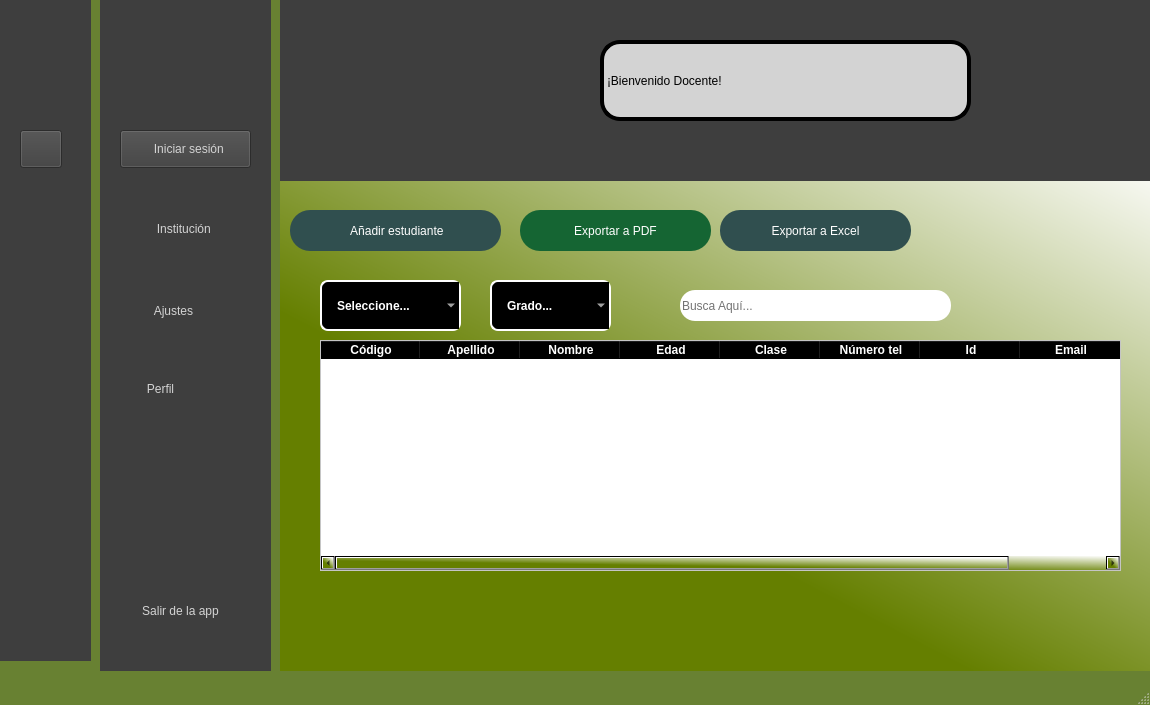
<?xml version="1.0" encoding="UTF-8"?>
<ui version="4.0">
 <class>MainWindow</class>
 <widget class="QMainWindow" name="MainWindow">
  <property name="geometry">
   <rect>
    <x>0</x>
    <y>0</y>
    <width>1150</width>
    <height>705</height>
   </rect>
  </property>
  <property name="minimumSize">
   <size>
    <width>700</width>
    <height>505</height>
   </size>
  </property>
  <property name="maximumSize">
   <size>
    <width>1150</width>
    <height>705</height>
   </size>
  </property>
  <property name="palette">
   <palette>
    <active>
     <colorrole role="WindowText">
      <brush brushstyle="LinearGradientPattern">
       <gradient startx="0.000000000000000" starty="0.000000000000000" endx="1.000000000000000" endy="0.000000000000000" type="LinearGradient" spread="PadSpread" coordinatemode="ObjectBoundingMode">
        <gradientstop position="0.000000000000000">
         <color alpha="255">
          <red>211</red>
          <green>211</green>
          <blue>211</blue>
         </color>
        </gradientstop>
        <gradientstop position="0.045454500000000">
         <color alpha="255">
          <red>211</red>
          <green>211</green>
          <blue>211</blue>
         </color>
        </gradientstop>
        <gradientstop position="1.000000000000000">
         <color alpha="255">
          <red>211</red>
          <green>211</green>
          <blue>211</blue>
         </color>
        </gradientstop>
       </gradient>
      </brush>
     </colorrole>
     <colorrole role="Text">
      <brush brushstyle="LinearGradientPattern">
       <gradient startx="0.000000000000000" starty="0.000000000000000" endx="1.000000000000000" endy="0.000000000000000" type="LinearGradient" spread="PadSpread" coordinatemode="ObjectBoundingMode">
        <gradientstop position="0.000000000000000">
         <color alpha="255">
          <red>211</red>
          <green>211</green>
          <blue>211</blue>
         </color>
        </gradientstop>
        <gradientstop position="0.045454500000000">
         <color alpha="255">
          <red>211</red>
          <green>211</green>
          <blue>211</blue>
         </color>
        </gradientstop>
        <gradientstop position="1.000000000000000">
         <color alpha="255">
          <red>211</red>
          <green>211</green>
          <blue>211</blue>
         </color>
        </gradientstop>
       </gradient>
      </brush>
     </colorrole>
     <colorrole role="ButtonText">
      <brush brushstyle="LinearGradientPattern">
       <gradient startx="0.000000000000000" starty="0.000000000000000" endx="1.000000000000000" endy="0.000000000000000" type="LinearGradient" spread="PadSpread" coordinatemode="ObjectBoundingMode">
        <gradientstop position="0.000000000000000">
         <color alpha="255">
          <red>211</red>
          <green>211</green>
          <blue>211</blue>
         </color>
        </gradientstop>
        <gradientstop position="0.045454500000000">
         <color alpha="255">
          <red>211</red>
          <green>211</green>
          <blue>211</blue>
         </color>
        </gradientstop>
        <gradientstop position="1.000000000000000">
         <color alpha="255">
          <red>211</red>
          <green>211</green>
          <blue>211</blue>
         </color>
        </gradientstop>
       </gradient>
      </brush>
     </colorrole>
     <colorrole role="Base">
      <brush brushstyle="SolidPattern">
       <color alpha="255">
        <red>255</red>
        <green>255</green>
        <blue>255</blue>
       </color>
      </brush>
     </colorrole>
     <colorrole role="Window">
      <brush brushstyle="SolidPattern">
       <color alpha="255">
        <red>104</red>
        <green>129</green>
        <blue>50</blue>
       </color>
      </brush>
     </colorrole>
    </active>
    <inactive>
     <colorrole role="WindowText">
      <brush brushstyle="LinearGradientPattern">
       <gradient startx="0.000000000000000" starty="0.000000000000000" endx="1.000000000000000" endy="0.000000000000000" type="LinearGradient" spread="PadSpread" coordinatemode="ObjectBoundingMode">
        <gradientstop position="0.000000000000000">
         <color alpha="255">
          <red>211</red>
          <green>211</green>
          <blue>211</blue>
         </color>
        </gradientstop>
        <gradientstop position="0.045454500000000">
         <color alpha="255">
          <red>211</red>
          <green>211</green>
          <blue>211</blue>
         </color>
        </gradientstop>
        <gradientstop position="1.000000000000000">
         <color alpha="255">
          <red>211</red>
          <green>211</green>
          <blue>211</blue>
         </color>
        </gradientstop>
       </gradient>
      </brush>
     </colorrole>
     <colorrole role="Text">
      <brush brushstyle="LinearGradientPattern">
       <gradient startx="0.000000000000000" starty="0.000000000000000" endx="1.000000000000000" endy="0.000000000000000" type="LinearGradient" spread="PadSpread" coordinatemode="ObjectBoundingMode">
        <gradientstop position="0.000000000000000">
         <color alpha="255">
          <red>211</red>
          <green>211</green>
          <blue>211</blue>
         </color>
        </gradientstop>
        <gradientstop position="0.045454500000000">
         <color alpha="255">
          <red>211</red>
          <green>211</green>
          <blue>211</blue>
         </color>
        </gradientstop>
        <gradientstop position="1.000000000000000">
         <color alpha="255">
          <red>211</red>
          <green>211</green>
          <blue>211</blue>
         </color>
        </gradientstop>
       </gradient>
      </brush>
     </colorrole>
     <colorrole role="ButtonText">
      <brush brushstyle="LinearGradientPattern">
       <gradient startx="0.000000000000000" starty="0.000000000000000" endx="1.000000000000000" endy="0.000000000000000" type="LinearGradient" spread="PadSpread" coordinatemode="ObjectBoundingMode">
        <gradientstop position="0.000000000000000">
         <color alpha="255">
          <red>211</red>
          <green>211</green>
          <blue>211</blue>
         </color>
        </gradientstop>
        <gradientstop position="0.045454500000000">
         <color alpha="255">
          <red>211</red>
          <green>211</green>
          <blue>211</blue>
         </color>
        </gradientstop>
        <gradientstop position="1.000000000000000">
         <color alpha="255">
          <red>211</red>
          <green>211</green>
          <blue>211</blue>
         </color>
        </gradientstop>
       </gradient>
      </brush>
     </colorrole>
     <colorrole role="Base">
      <brush brushstyle="SolidPattern">
       <color alpha="255">
        <red>255</red>
        <green>255</green>
        <blue>255</blue>
       </color>
      </brush>
     </colorrole>
     <colorrole role="Window">
      <brush brushstyle="SolidPattern">
       <color alpha="255">
        <red>104</red>
        <green>129</green>
        <blue>50</blue>
       </color>
      </brush>
     </colorrole>
    </inactive>
    <disabled>
     <colorrole role="WindowText">
      <brush brushstyle="LinearGradientPattern">
       <gradient startx="0.000000000000000" starty="0.000000000000000" endx="1.000000000000000" endy="0.000000000000000" type="LinearGradient" spread="PadSpread" coordinatemode="ObjectBoundingMode">
        <gradientstop position="0.000000000000000">
         <color alpha="255">
          <red>211</red>
          <green>211</green>
          <blue>211</blue>
         </color>
        </gradientstop>
        <gradientstop position="0.045454500000000">
         <color alpha="255">
          <red>211</red>
          <green>211</green>
          <blue>211</blue>
         </color>
        </gradientstop>
        <gradientstop position="1.000000000000000">
         <color alpha="255">
          <red>211</red>
          <green>211</green>
          <blue>211</blue>
         </color>
        </gradientstop>
       </gradient>
      </brush>
     </colorrole>
     <colorrole role="Text">
      <brush brushstyle="LinearGradientPattern">
       <gradient startx="0.000000000000000" starty="0.000000000000000" endx="1.000000000000000" endy="0.000000000000000" type="LinearGradient" spread="PadSpread" coordinatemode="ObjectBoundingMode">
        <gradientstop position="0.000000000000000">
         <color alpha="255">
          <red>211</red>
          <green>211</green>
          <blue>211</blue>
         </color>
        </gradientstop>
        <gradientstop position="0.045454500000000">
         <color alpha="255">
          <red>211</red>
          <green>211</green>
          <blue>211</blue>
         </color>
        </gradientstop>
        <gradientstop position="1.000000000000000">
         <color alpha="255">
          <red>211</red>
          <green>211</green>
          <blue>211</blue>
         </color>
        </gradientstop>
       </gradient>
      </brush>
     </colorrole>
     <colorrole role="ButtonText">
      <brush brushstyle="LinearGradientPattern">
       <gradient startx="0.000000000000000" starty="0.000000000000000" endx="1.000000000000000" endy="0.000000000000000" type="LinearGradient" spread="PadSpread" coordinatemode="ObjectBoundingMode">
        <gradientstop position="0.000000000000000">
         <color alpha="255">
          <red>211</red>
          <green>211</green>
          <blue>211</blue>
         </color>
        </gradientstop>
        <gradientstop position="0.045454500000000">
         <color alpha="255">
          <red>211</red>
          <green>211</green>
          <blue>211</blue>
         </color>
        </gradientstop>
        <gradientstop position="1.000000000000000">
         <color alpha="255">
          <red>211</red>
          <green>211</green>
          <blue>211</blue>
         </color>
        </gradientstop>
       </gradient>
      </brush>
     </colorrole>
     <colorrole role="Base">
      <brush brushstyle="SolidPattern">
       <color alpha="255">
        <red>104</red>
        <green>129</green>
        <blue>50</blue>
       </color>
      </brush>
     </colorrole>
     <colorrole role="Window">
      <brush brushstyle="SolidPattern">
       <color alpha="255">
        <red>104</red>
        <green>129</green>
        <blue>50</blue>
       </color>
      </brush>
     </colorrole>
    </disabled>
   </palette>
  </property>
  <property name="windowTitle">
   <string>MainWindow</string>
  </property>
  <property name="styleSheet">
   <string notr="true">color: qlineargradient(spread:pad, x1:0, y1:0, x2:1, y2:0, stop:0 rgba(211, 211, 211, 255), stop:0.0454545 rgba(211, 211, 211, 255), stop:1 rgba(211, 211, 211, 255));</string>
  </property>
  <widget class="QWidget" name="centralwidget">
   <widget class="QWidget" name="main_screen_widget" native="true">
    <property name="geometry">
     <rect>
      <x>280</x>
      <y>180</y>
      <width>931</width>
      <height>491</height>
     </rect>
    </property>
    <property name="minimumSize">
     <size>
      <width>800</width>
      <height>491</height>
     </size>
    </property>
    <property name="maximumSize">
     <size>
      <width>1000</width>
      <height>16777215</height>
     </size>
    </property>
    <property name="styleSheet">
     <string notr="true">color: qlineargradient(spread:pad, x1:0, y1:1, x2:1, y2:0, stop:0.147727 rgba(104, 129, 50, 255), stop:1 rgba(45, 94, 52, 255));
background-color: qlineargradient(spread:pad, x1:0.0113636, y1:1, x2:1, y2:0, stop:0.363636 rgba(101, 127, 0, 255), stop:1 rgba(255, 255, 255, 255));</string>
    </property>
    <widget class="QPushButton" name="add_Button">
     <property name="geometry">
      <rect>
       <x>10</x>
       <y>30</y>
       <width>211</width>
       <height>41</height>
      </rect>
     </property>
     <property name="styleSheet">
      <string notr="true">border-radius:20px;
background-color: rgb(48, 79, 79);
font: 15pt &quot;Holy Friday&quot;;
color: white;
</string>
     </property>
     <property name="text">
      <string> Añadir estudiante</string>
     </property>
     <property name="icon">
      <iconset resource="../imagenes/Recursos.qrc">
       <normaloff>:/Principal/add student.png</normaloff>:/Principal/add student.png</iconset>
     </property>
     <property name="iconSize">
      <size>
       <width>25</width>
       <height>25</height>
      </size>
     </property>
    </widget>
    <widget class="QComboBox" name="genero_comboBox">
     <property name="geometry">
      <rect>
       <x>40</x>
       <y>100</y>
       <width>141</width>
       <height>51</height>
      </rect>
     </property>
     <property name="styleSheet">
      <string notr="true">QComboBox{
border: 2px solid white;
border-radius: 8px;
padding: 1px 18px 1px 3px;
background-color: black;
color: white;
height: 35px;
padding-left: 15px;
font-weight: bold;
selection-background-color: #298089;
font: 12pt &quot;Holy Friday&quot;;
}

</string>
     </property>
     <item>
      <property name="text">
       <string>Seleccione...</string>
      </property>
     </item>
     <item>
      <property name="text">
       <string>Masculino</string>
      </property>
     </item>
     <item>
      <property name="text">
       <string>Femenino</string>
      </property>
     </item>
    </widget>
    <widget class="QPushButton" name="excel_Button">
     <property name="geometry">
      <rect>
       <x>440</x>
       <y>30</y>
       <width>191</width>
       <height>41</height>
      </rect>
     </property>
     <property name="styleSheet">
      <string notr="true">border-radius:20px;
background-color: rgb(48, 79, 79);
font: 14pt &quot;Holy Friday&quot;;
color: white;
</string>
     </property>
     <property name="text">
      <string>Exportar a Excel</string>
     </property>
     <property name="icon">
      <iconset resource="../imagenes/Recursos.qrc">
       <normaloff>:/Principal/excel.png</normaloff>:/Principal/excel.png</iconset>
     </property>
     <property name="iconSize">
      <size>
       <width>25</width>
       <height>25</height>
      </size>
     </property>
    </widget>
    <widget class="QPushButton" name="pdf_Button">
     <property name="geometry">
      <rect>
       <x>240</x>
       <y>30</y>
       <width>191</width>
       <height>41</height>
      </rect>
     </property>
     <property name="styleSheet">
      <string notr="true">border-radius:20px;
background-color: rgb(21, 101, 51);
font: 14pt &quot;Holy Friday&quot;;
color: white;
</string>
     </property>
     <property name="text">
      <string>Exportar a PDF</string>
     </property>
     <property name="icon">
      <iconset resource="../imagenes/Recursos.qrc">
       <normaloff>:/Principal/pdf.png</normaloff>:/Principal/pdf.png</iconset>
     </property>
     <property name="iconSize">
      <size>
       <width>25</width>
       <height>25</height>
      </size>
     </property>
    </widget>
    <widget class="QComboBox" name="grado_comboBox">
     <property name="geometry">
      <rect>
       <x>210</x>
       <y>100</y>
       <width>121</width>
       <height>51</height>
      </rect>
     </property>
     <property name="styleSheet">
      <string notr="true">QComboBox{
border: 2px solid white;
border-radius: 8px;
padding: 1px 18px 1px 3px;
background-color: black;
color: white;
height: 35px;
padding-left: 15px;
font-weight: bold;
selection-background-color: #298089;
font: 12pt &quot;Holy Friday&quot;;
}</string>
     </property>
     <item>
      <property name="text">
       <string>Grado...</string>
      </property>
     </item>
     <item>
      <property name="text">
       <string>11-3</string>
      </property>
     </item>
     <item>
      <property name="text">
       <string>11-2</string>
      </property>
     </item>
     <item>
      <property name="text">
       <string>11-1</string>
      </property>
     </item>
     <item>
      <property name="text">
       <string>10-1</string>
      </property>
     </item>
     <item>
      <property name="text">
       <string>10-2</string>
      </property>
     </item>
     <item>
      <property name="text">
       <string>10-3</string>
      </property>
     </item>
     <item>
      <property name="text">
       <string>10-4</string>
      </property>
     </item>
    </widget>
    <widget class="QLineEdit" name="buscar_lineEdit">
     <property name="geometry">
      <rect>
       <x>400</x>
       <y>110</y>
       <width>271</width>
       <height>31</height>
      </rect>
     </property>
     <property name="styleSheet">
      <string notr="true">border-radius:15px;
background-color: rgb(255, 255, 255);
font: 12pt &quot;Holy Friday&quot;;
color: rgb(115, 115, 115);</string>
     </property>
     <property name="text">
      <string>Busca Aquí...</string>
     </property>
    </widget>
    <widget class="QTableWidget" name="registros_tableWidget">
     <property name="geometry">
      <rect>
       <x>40</x>
       <y>160</y>
       <width>801</width>
       <height>231</height>
      </rect>
     </property>
     <property name="styleSheet">
      <string notr="true">QHeaderView::section{
	font-weight:bold;
	background-color: black;
	color:white;
}

QTableWidget{
	alternate-background-color: black;
	background-color: white;

}</string>
     </property>
     <property name="alternatingRowColors">
      <bool>true</bool>
     </property>
     <column>
      <property name="text">
       <string>Código</string>
      </property>
     </column>
     <column>
      <property name="text">
       <string>Apellido</string>
      </property>
     </column>
     <column>
      <property name="text">
       <string>Nombre</string>
      </property>
     </column>
     <column>
      <property name="text">
       <string>Edad</string>
      </property>
     </column>
     <column>
      <property name="text">
       <string>Clase</string>
      </property>
     </column>
     <column>
      <property name="text">
       <string>Número tel</string>
      </property>
     </column>
     <column>
      <property name="text">
       <string>Id</string>
      </property>
     </column>
     <column>
      <property name="text">
       <string>Email</string>
      </property>
     </column>
    </widget>
   </widget>
   <widget class="QWidget" name="icon_only_widget" native="true">
    <property name="geometry">
     <rect>
      <x>0</x>
      <y>0</y>
      <width>91</width>
      <height>661</height>
     </rect>
    </property>
    <property name="styleSheet">
     <string notr="true">background-color: rgb(62, 62, 62);</string>
    </property>
    <widget class="QPushButton" name="pushButton_9">
     <property name="geometry">
      <rect>
       <x>20</x>
       <y>590</y>
       <width>51</width>
       <height>51</height>
      </rect>
     </property>
     <property name="styleSheet">
      <string notr="true">border-radius:15px;</string>
     </property>
     <property name="text">
      <string/>
     </property>
     <property name="icon">
      <iconset resource="../imagenes/Recursos.qrc">
       <normaloff>:/Principal/signoutsmall1.png</normaloff>:/Principal/signoutsmall1.png</iconset>
     </property>
     <property name="iconSize">
      <size>
       <width>30</width>
       <height>30</height>
      </size>
     </property>
     <property name="autoExclusive">
      <bool>true</bool>
     </property>
    </widget>
    <widget class="QPushButton" name="pushButton_10">
     <property name="geometry">
      <rect>
       <x>20</x>
       <y>130</y>
       <width>42</width>
       <height>38</height>
      </rect>
     </property>
     <property name="styleSheet">
      <string notr="true">border-radius:15px;

QPushButton {
    border-radius: 15px;
    font: 12pt &quot;Holy Friday&quot;;
    padding-left: 0px; 
}

QPushButton:checked {
    background-color: white;
    border-radius: 3px;
}</string>
     </property>
     <property name="text">
      <string/>
     </property>
     <property name="icon">
      <iconset resource="../imagenes/Recursos.qrc">
       <normaloff>:/Principal/dashboardsmall1.png</normaloff>:/Principal/dashboardsmall1.png</iconset>
     </property>
     <property name="iconSize">
      <size>
       <width>30</width>
       <height>30</height>
      </size>
     </property>
     <property name="autoExclusive">
      <bool>true</bool>
     </property>
    </widget>
    <widget class="QPushButton" name="pushButton_20">
     <property name="geometry">
      <rect>
       <x>20</x>
       <y>290</y>
       <width>42</width>
       <height>38</height>
      </rect>
     </property>
     <property name="styleSheet">
      <string notr="true">border-radius:15px;
font: 12pt &quot;Holy Friday&quot;;</string>
     </property>
     <property name="text">
      <string/>
     </property>
     <property name="icon">
      <iconset resource="../imagenes/Recursos.qrc">
       <normaloff>:/Principal/settingssmall1.png</normaloff>:/Principal/settingssmall1.png</iconset>
     </property>
     <property name="iconSize">
      <size>
       <width>30</width>
       <height>30</height>
      </size>
     </property>
     <property name="autoExclusive">
      <bool>true</bool>
     </property>
    </widget>
    <widget class="QPushButton" name="pushButton_21">
     <property name="geometry">
      <rect>
       <x>20</x>
       <y>210</y>
       <width>52</width>
       <height>38</height>
      </rect>
     </property>
     <property name="styleSheet">
      <string notr="true">border-radius:15px;
font: 12pt &quot;Holy Friday&quot;;</string>
     </property>
     <property name="text">
      <string/>
     </property>
     <property name="icon">
      <iconset resource="../imagenes/Recursos.qrc">
       <normaloff>:/Principal/institutionsmall1.png</normaloff>:/Principal/institutionsmall1.png</iconset>
     </property>
     <property name="iconSize">
      <size>
       <width>40</width>
       <height>40</height>
      </size>
     </property>
     <property name="autoExclusive">
      <bool>true</bool>
     </property>
    </widget>
    <widget class="QLabel" name="label_2">
     <property name="geometry">
      <rect>
       <x>20</x>
       <y>20</y>
       <width>51</width>
       <height>51</height>
      </rect>
     </property>
     <property name="minimumSize">
      <size>
       <width>40</width>
       <height>40</height>
      </size>
     </property>
     <property name="text">
      <string/>
     </property>
     <property name="pixmap">
      <pixmap resource="../imagenes/Recursos.qrc">:/Principal/logo_colegio.jpg</pixmap>
     </property>
     <property name="scaledContents">
      <bool>true</bool>
     </property>
    </widget>
    <widget class="QPushButton" name="pushButton_24">
     <property name="geometry">
      <rect>
       <x>20</x>
       <y>370</y>
       <width>42</width>
       <height>38</height>
      </rect>
     </property>
     <property name="styleSheet">
      <string notr="true">border-radius:15px;
font: 12pt &quot;Holy Friday&quot;;</string>
     </property>
     <property name="text">
      <string/>
     </property>
     <property name="icon">
      <iconset resource="../imagenes/Recursos.qrc">
       <normaloff>:/Principal/teacherssmall1.png</normaloff>:/Principal/teacherssmall1.png</iconset>
     </property>
     <property name="iconSize">
      <size>
       <width>32</width>
       <height>32</height>
      </size>
     </property>
     <property name="autoExclusive">
      <bool>true</bool>
     </property>
    </widget>
   </widget>
   <widget class="QWidget" name="Icon_text_widget" native="true">
    <property name="geometry">
     <rect>
      <x>100</x>
      <y>0</y>
      <width>171</width>
      <height>671</height>
     </rect>
    </property>
    <property name="styleSheet">
     <string notr="true">background-color: rgb(62, 62, 62);</string>
    </property>
    <widget class="QPushButton" name="pushButton_22">
     <property name="geometry">
      <rect>
       <x>10</x>
       <y>590</y>
       <width>141</width>
       <height>41</height>
      </rect>
     </property>
     <property name="styleSheet">
      <string notr="true">border-radius:15px;
font: 12pt &quot;Holy Friday&quot;;</string>
     </property>
     <property name="text">
      <string>Salir de la app</string>
     </property>
     <property name="icon">
      <iconset resource="../imagenes/Recursos.qrc">
       <normaloff>:/Principal/signoutsmall1.png</normaloff>:/Principal/signoutsmall1.png</iconset>
     </property>
     <property name="iconSize">
      <size>
       <width>30</width>
       <height>30</height>
      </size>
     </property>
    </widget>
    <widget class="QPushButton" name="pushButton_23">
     <property name="geometry">
      <rect>
       <x>10</x>
       <y>290</y>
       <width>121</width>
       <height>41</height>
      </rect>
     </property>
     <property name="styleSheet">
      <string notr="true">border-radius:15px;
font: 12pt &quot;Holy Friday&quot;;</string>
     </property>
     <property name="text">
      <string>  Ajustes</string>
     </property>
     <property name="icon">
      <iconset resource="../imagenes/Recursos.qrc">
       <normaloff>:/Principal/settingssmall1.png</normaloff>:/Principal/settingssmall1.png</iconset>
     </property>
     <property name="iconSize">
      <size>
       <width>30</width>
       <height>30</height>
      </size>
     </property>
    </widget>
    <widget class="QPushButton" name="pushButton_13">
     <property name="geometry">
      <rect>
       <x>20</x>
       <y>130</y>
       <width>131</width>
       <height>38</height>
      </rect>
     </property>
     <property name="styleSheet">
      <string notr="true">border-radius:15px;
font: 12pt &quot;Holy Friday&quot;;

QPushButton {
    border-radius: 15px;
    font: 12pt &quot;Holy Friday&quot;;
    padding-left: 0px; 
}

QPushButton:checked {
    background-color: white;
    border-radius: 10px;
}
</string>
     </property>
     <property name="text">
      <string>  Iniciar sesión</string>
     </property>
     <property name="icon">
      <iconset resource="../imagenes/Recursos.qrc">
       <normaloff>:/Principal/dashboardsmall1.png</normaloff>:/Principal/dashboardsmall1.png</iconset>
     </property>
     <property name="iconSize">
      <size>
       <width>30</width>
       <height>30</height>
      </size>
     </property>
    </widget>
    <widget class="QPushButton" name="pushButton_25">
     <property name="geometry">
      <rect>
       <x>10</x>
       <y>210</y>
       <width>141</width>
       <height>38</height>
      </rect>
     </property>
     <property name="styleSheet">
      <string notr="true">border-radius:15px;
font: 12pt &quot;Holy Friday&quot;;</string>
     </property>
     <property name="text">
      <string>  Institución</string>
     </property>
     <property name="icon">
      <iconset resource="../imagenes/Recursos.qrc">
       <normaloff>:/Principal/institutionsmall1.png</normaloff>:/Principal/institutionsmall1.png</iconset>
     </property>
     <property name="iconSize">
      <size>
       <width>40</width>
       <height>40</height>
      </size>
     </property>
    </widget>
    <widget class="QPushButton" name="pushButton_26">
     <property name="geometry">
      <rect>
       <x>10</x>
       <y>370</y>
       <width>101</width>
       <height>38</height>
      </rect>
     </property>
     <property name="styleSheet">
      <string notr="true">border-radius:15px;
font: 12pt &quot;Holy Friday&quot;;</string>
     </property>
     <property name="text">
      <string>Perfil</string>
     </property>
     <property name="icon">
      <iconset resource="../imagenes/Recursos.qrc">
       <normaloff>:/Principal/teacherssmall1.png</normaloff>:/Principal/teacherssmall1.png</iconset>
     </property>
     <property name="iconSize">
      <size>
       <width>32</width>
       <height>32</height>
      </size>
     </property>
    </widget>
    <widget class="QLabel" name="label_7">
     <property name="geometry">
      <rect>
       <x>40</x>
       <y>20</y>
       <width>71</width>
       <height>71</height>
      </rect>
     </property>
     <property name="minimumSize">
      <size>
       <width>40</width>
       <height>40</height>
      </size>
     </property>
     <property name="text">
      <string/>
     </property>
     <property name="pixmap">
      <pixmap resource="../imagenes/Recursos.qrc">:/Principal/logo_colegio.jpg</pixmap>
     </property>
     <property name="scaledContents">
      <bool>true</bool>
     </property>
    </widget>
   </widget>
   <widget class="QWidget" name="header_widget" native="true">
    <property name="geometry">
     <rect>
      <x>280</x>
      <y>0</y>
      <width>881</width>
      <height>181</height>
     </rect>
    </property>
    <property name="styleSheet">
     <string notr="true">background-color: rgb(62, 62, 62);</string>
    </property>
    <widget class="QLabel" name="label">
     <property name="geometry">
      <rect>
       <x>320</x>
       <y>40</y>
       <width>371</width>
       <height>81</height>
      </rect>
     </property>
     <property name="styleSheet">
      <string notr="true">border: 4px solid black;
border-radius: 20px;
background-color: rgb(211, 211, 211);
font: 25pt &quot;Holy Friday&quot;;
color:black;

</string>
     </property>
     <property name="text">
      <string>¡Bienvenido Docente!</string>
     </property>
    </widget>
    <widget class="QPushButton" name="pushButton_27">
     <property name="geometry">
      <rect>
       <x>740</x>
       <y>30</y>
       <width>81</width>
       <height>101</height>
      </rect>
     </property>
     <property name="styleSheet">
      <string notr="true">border-radius:15px;
alternate-background-color: rgb(13, 13, 13);</string>
     </property>
     <property name="text">
      <string/>
     </property>
     <property name="icon">
      <iconset resource="../imagenes/Recursos.qrc">
       <normaloff>:/Principal/profile.png</normaloff>:/Principal/profile.png</iconset>
     </property>
     <property name="iconSize">
      <size>
       <width>70</width>
       <height>70</height>
      </size>
     </property>
    </widget>
    <widget class="QLabel" name="label_3">
     <property name="geometry">
      <rect>
       <x>30</x>
       <y>60</y>
       <width>51</width>
       <height>41</height>
      </rect>
     </property>
     <property name="minimumSize">
      <size>
       <width>40</width>
       <height>40</height>
      </size>
     </property>
     <property name="styleSheet">
      <string notr="true">border-radius:5px;</string>
     </property>
     <property name="text">
      <string/>
     </property>
     <property name="pixmap">
      <pixmap resource="../imagenes/Recursos.qrc">:/Principal/menu (1).png</pixmap>
     </property>
     <property name="scaledContents">
      <bool>true</bool>
     </property>
    </widget>
   </widget>
  </widget>
  <widget class="QMenuBar" name="menubar">
   <property name="geometry">
    <rect>
     <x>0</x>
     <y>0</y>
     <width>1150</width>
     <height>21</height>
    </rect>
   </property>
  </widget>
  <widget class="QStatusBar" name="statusbar"/>
 </widget>
 <resources>
  <include location="../imagenes/Recursos.qrc"/>
  <include location="../imagenes/Recursos.qrc"/>
 </resources>
 <connections/>
</ui>
